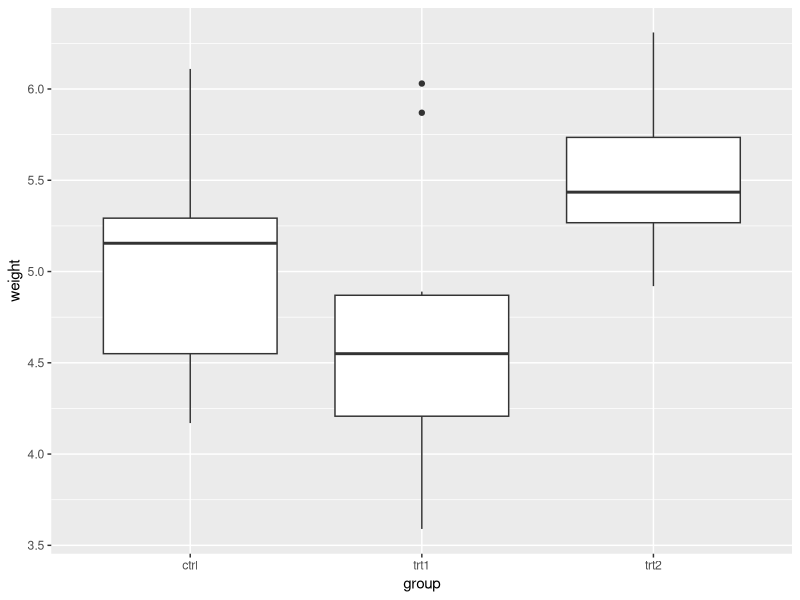
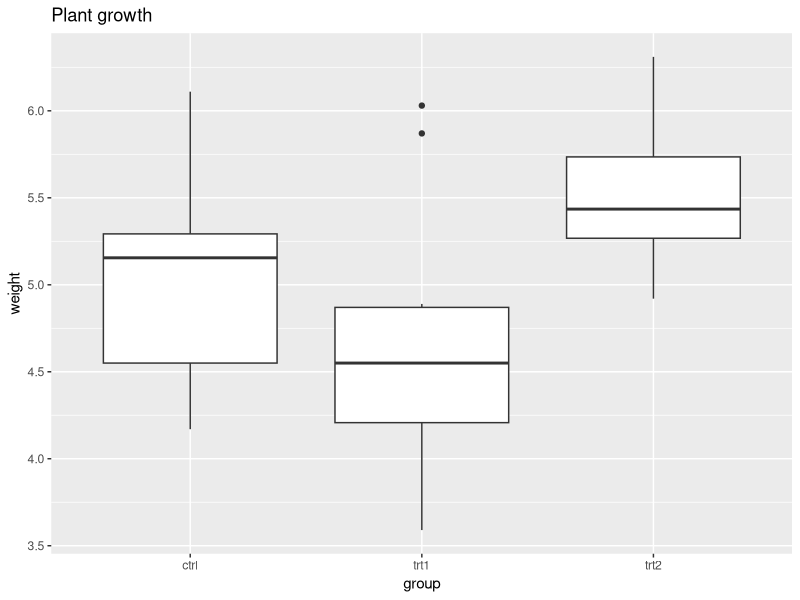
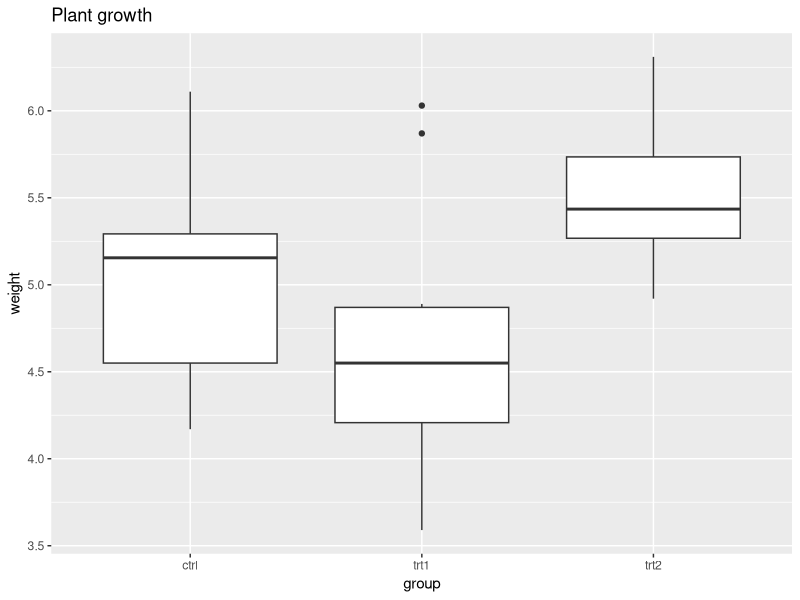
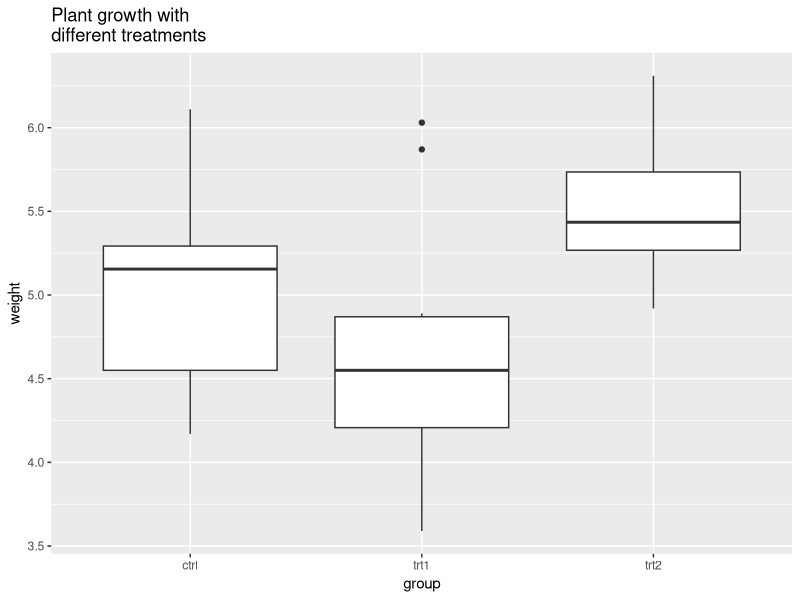
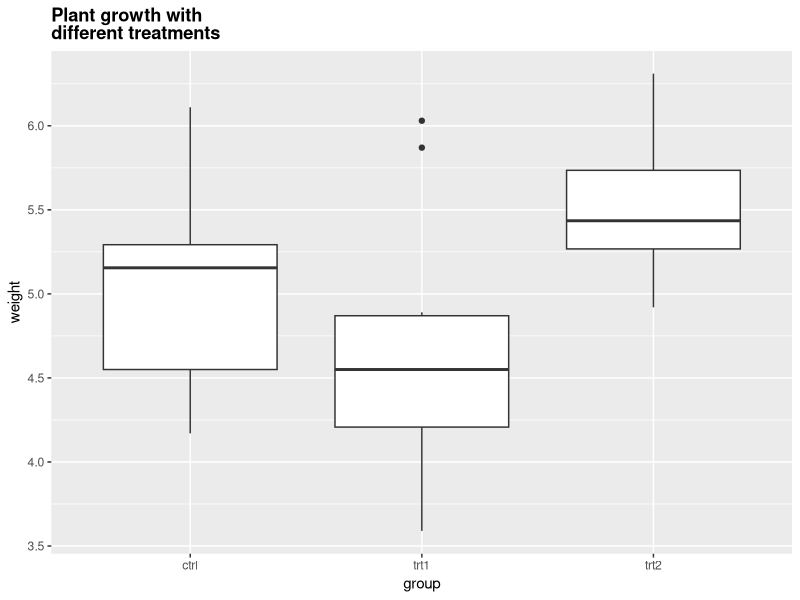

The R source for these figures, in order:
#An example graph without a title:
  
  library(ggplot2)
bp <- ggplot(PlantGrowth, aes(x=group, y=weight)) + geom_boxplot()
bp
  
  
  bp + ggtitle("Plant growth")
  # Equivalent to
  bp + labs(title="Plant growth")
  
  # If the title is long, it can be split into multiple lines with \n
  bp + ggtitle("Plant growth with\ndifferent treatments")
  
  # Reduce line spacing and use bold text
  bp + ggtitle("Plant growth with\ndifferent treatments") + 
    theme(plot.title = element_text(lineheight=.8, face="bold"))